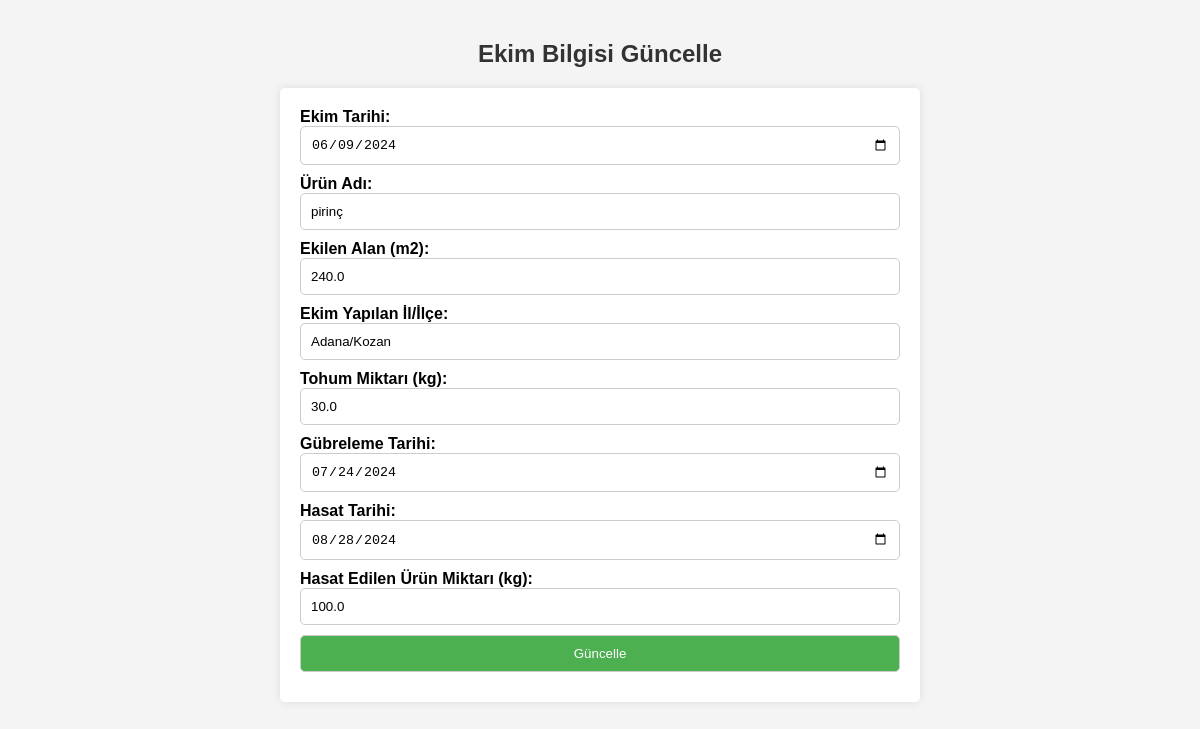
The app's page /ekim_guncelle/3 (signed in) with its own data.
### tables this page shows
CREATE TABLE ekimler (
        id INTEGER PRIMARY KEY AUTOINCREMENT,
        kullanici_adi TEXT,
        ekim_tarihi DATE,
        urun_adi TEXT,
        ekilen_alan REAL,
        il_ilce TEXT,
        urun_miktari REAL,
        gubreleme_tarihi DATE,
        hasat_tarihi DATE,
        hasat_miktari REAL,
        FOREIGN KEY (kullanici_adi) REFERENCES kullanicilar (ad)
    );

### main.py (the view, shortened to what this page needs)
@app.route('/ekim_guncelle/<int:ekim_id>', methods=['GET', 'POST'])
def ekim_guncelle(ekim_id):
    if 'ad' not in session:
        return redirect(url_for('login'))
    conn = get_db_connection()
    ekim = conn.execute('SELECT * FROM ekimler WHERE id = ?', (ekim_id,)).fetchone()
    conn.close()
    return render_template('ekim_guncelle.html', ekim=ekim)

### main.py (called while the page is built)
def get_db_connection():
    conn = sqlite3.connect("veriler.db")
    conn.row_factory = sqlite3.Row
    return conn

### templates/ekim_guncelle.html (shortened to what this page needs)
<!DOCTYPE html>
<html lang="en">
<head>
    <link rel="stylesheet" href="/static/css/guncelle.css">
</head>
<body>
    <h2>Ekim Bilgisi Güncelle</h2>
    <form action="/ekim_guncelle/{{ ekim[0] }}" method="POST">
        <label for="ekim_tarihi">Ekim Tarihi:</label>
        <input type="date" name="ekim_tarihi" value="{{ ekim.ekim_tarihi }}" required><br>
        <label for="urun_adi">Ürün Adı:</label>
        <input type="text" name="urun_adi" value="{{ ekim.urun_adi }}" required><br>
        <label for="ekilen_alan">Ekilen Alan (m2):</label>
        <input type="number" name="ekilen_alan" value="{{ ekim.ekilen_alan }}" required><br>
        <label for="il_ilce">Ekim Yapılan İl/İlçe:</label>
        <input type="text" name="il_ilce" value="{{ ekim.il_ilce }}" required><br>
        <label for="urun_miktari">Tohum Miktarı (kg):</label>
        <input type="number" name="urun_miktari" value="{{ ekim.urun_miktari }}" required><br>
        <label for="gubreleme_tarihi">Gübreleme Tarihi:</label>
        <input type="date" name="gubreleme_tarihi" value="{{ ekim.gubreleme_tarihi }}"><br>
        <label for="hasat_tarihi">Hasat Tarihi:</label>
        <input type="date" name="hasat_tarihi" value="{{ ekim.hasat_tarihi }}"><br>
        <label for="hasat_miktari">Hasat Edilen Ürün Miktarı (kg):</label>
        <input type="number" name="hasat_miktari" value="{{ ekim.hasat_miktari }}"><br>
        <button type="submit">Güncelle</button>
    </form>
</body>
</html>

### static/css/guncelle.css (style rules this page uses)
body { font-family: Arial, sans-serif; margin: 0; padding: 20px; background-color: #f4f4f4; }
form { max-width: 600px; margin: 0 auto; background-color: #fff; padding: 20px; border-radius: 5px; box-shadow: 0 0 10px rgba(0, 0, 0, 0.1); }
h2 { text-align: center; color: #333; }
label { font-weight: bold; }
input[type="text"], input[type="number"], input[type="date"], button { width: 100%; padding: 10px; margin-bottom: 10px; border: 1px solid #ccc; border-radius: 5px; box-sizing: border-box; }
button { background-color: #4caf50; color: #fff; cursor: pointer; }

### records on screen
ekimler: ekim_tarihi "06/09/2024", urun_adi "pirinç", ekilen_alan "240.0", il_ilce "Adana/Kozan", urun_miktari "30.0", gubreleme_tarihi "07/24/2024", hasat_tarihi "08/28/2024", hasat_miktari "100.0"
